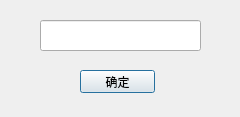
<?xml version="1.0" encoding="UTF-8"?>
<ui version="4.0">
 <class>NewBadwords</class>
 <widget class="QDialog" name="NewBadwords">
  <property name="geometry">
   <rect>
    <x>0</x>
    <y>0</y>
    <width>240</width>
    <height>117</height>
   </rect>
  </property>
  <property name="windowTitle">
   <string>Dialog</string>
  </property>
  <widget class="QLineEdit" name="lineEdit">
   <property name="geometry">
    <rect>
     <x>40</x>
     <y>20</y>
     <width>161</width>
     <height>31</height>
    </rect>
   </property>
  </widget>
  <widget class="QPushButton" name="confirmButton">
   <property name="geometry">
    <rect>
     <x>80</x>
     <y>70</y>
     <width>75</width>
     <height>23</height>
    </rect>
   </property>
   <property name="text">
    <string>确定</string>
   </property>
  </widget>
 </widget>
 <resources/>
 <connections/>
</ui>
